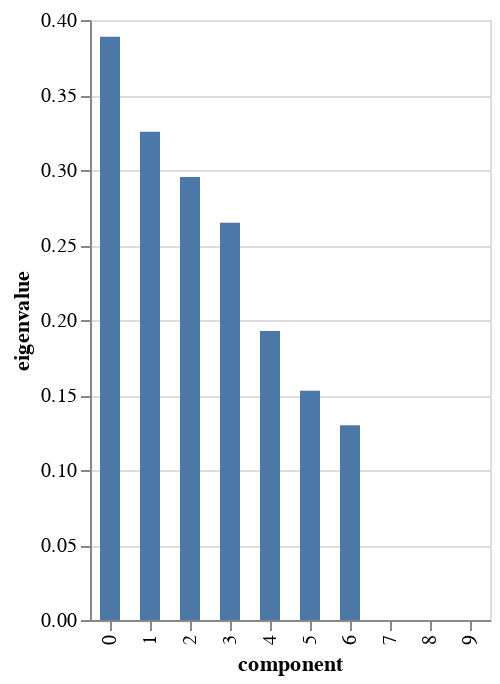

Source (notebook cell):
### Markdown cell above
##### <span style="color:purple">**Question:** What do you think of the inertia carried by each axis?</span>

- Consider the `eigenvalues_summary` function
- and/or view the `scree_plot`

### Code cell
### TO BE COMPLETED ###

display(mca.eigenvalues_summary)

mca.scree_plot()

### Figure 1 — Vega-Lite specification as saved in the notebook (floating-point values rounded to 4 significant figures)
{"config": {"view": {"continuousWidth": 400, "continuousHeight": 300}}, "data": {"name": "data-4bd5476e71f451b74153fb468278a89b"}, "mark": {"type": "bar", "size": 10}, "encoding": {"tooltip": [{"field": "component", "type": "nominal"}, {"field": "eigenvalue", "type": "quantitative"}, {"field": "% of variance", "type": "quantitative"}, {"field": "% of variance (cumulative)", "type": "quantitative"}], "x": {"field": "component", "type": "nominal"}, "y": {"field": "eigenvalue", "type": "quantitative"}}, "$schema": "https://vega.github.io/schema/vega-lite/v4.17.0.json", "datasets": {"data-4bd5476e71f451b74153fb468278a89b": [{"component": "0", "eigenvalue": 0.3889, "% of variance": 22.22, "% of variance (cumulative)": 22.22}, {"component": "1", "eigenvalue": 0.3255, "% of variance": 18.6, "% of variance (cumulative)": 40.82}, {"component": "2", "eigenvalue": 0.2953, "% of variance": 16.87, "% of variance (cumulative)": 57.7}, {"component": "3", "eigenvalue": 0.2649, "% of variance": 15.14, "% of variance (cumulative)": 72.83}, {"component": "4", "eigenvalue": 0.1927, "% of variance": 11.01, "% of variance (cumulative)": 83.84}, {"component": "5", "eigenvalue": 0.1529, "% of variance": 8.737, "% of variance (cumulative)": 92.58}, {"component": "6", "eigenvalue": 0.1298, "% of variance": 7.419, "% of variance (cumulative)": 100.0}, {"component": "7", "eigenvalue": 6.97e-33, "% of variance": 3.983e-31, "% of variance (cumulative)": 100.0}, {"component": "8", "eigenvalue": 1.814e-33, "% of variance": 1.036e-31, "% of variance (cumulative)": 100.0}, {"component": "9", "eigenvalue": 4.873e-34, "% of variance": 2.785e-32, "% of variance (cumulative)": 100.0}]}}
